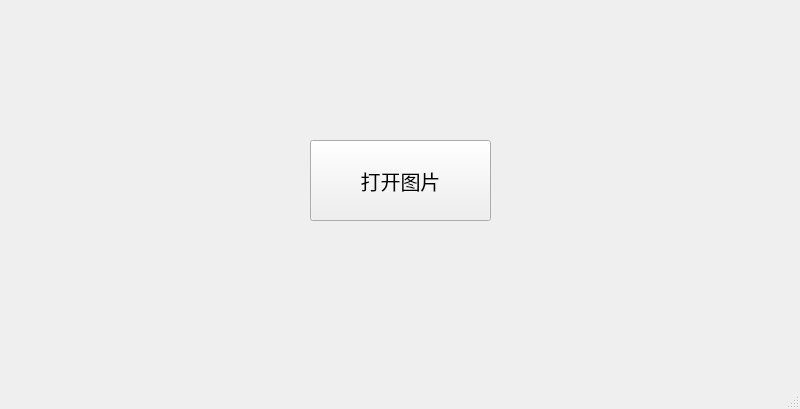
<?xml version="1.0" encoding="UTF-8"?>
<ui version="4.0">
 <class>openfile</class>
 <widget class="QMainWindow" name="openfile">
  <property name="geometry">
   <rect>
    <x>0</x>
    <y>0</y>
    <width>800</width>
    <height>409</height>
   </rect>
  </property>
  <property name="windowTitle">
   <string>openfile</string>
  </property>
  <widget class="QWidget" name="centralwidget">
   <widget class="QPushButton" name="openButton">
    <property name="geometry">
     <rect>
      <x>310</x>
      <y>140</y>
      <width>181</width>
      <height>81</height>
     </rect>
    </property>
    <property name="font">
     <font>
      <family>黑体</family>
      <pointsize>15</pointsize>
     </font>
    </property>
    <property name="text">
     <string>打开图片</string>
    </property>
   </widget>
  </widget>
  <widget class="QMenuBar" name="menubar">
   <property name="geometry">
    <rect>
     <x>0</x>
     <y>0</y>
     <width>800</width>
     <height>29</height>
    </rect>
   </property>
  </widget>
  <widget class="QStatusBar" name="statusbar"/>
 </widget>
 <resources/>
 <connections/>
</ui>
